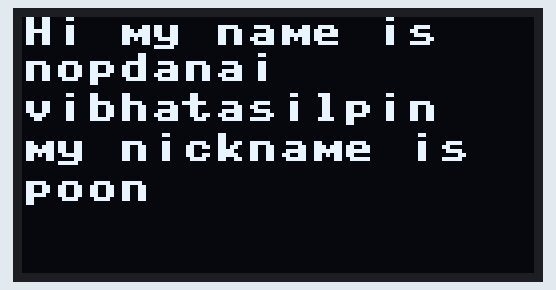
The program below on a simulated Raspberry Pi Pico running MicroPython. On the bench: 128×64 one-colour display. Library files of the repository ran but are not shown: ssd1306.py; what the program prints to the serial console is not drawn.

Above: at 0.2 s.

The program:

oled.py
```python
###############################################################
# SSD1306 OLED Display I2C Tests with the Raspberry Pi Pico
# -- ADC Reading and Display of MEMS Microphone
#
# by Joshua Hrisko, Maker Portal LLC (c) 2021
#
#
# Based on the Pico Micropython repository at:
# https://github.com/raspberrypi/pico-micropython-examples/tree/master/i2c/1306oled
###############################################################
#
#
from machine import Pin, I2C, ADC
from ssd1306 import SSD1306_I2C
import framebuf,sys,time

pix_res_x  = 128 # SSD1306 horizontal resolution
pix_res_y = 64   # SSD1306 vertical resolution

i2c_dev = I2C(1,scl=Pin(27),sda=Pin(26),freq=200000)  # start I2C on I2C1 (GPIO 26/27)
i2c_addr = [hex(ii) for ii in i2c_dev.scan()] # get I2C address in hex format
if i2c_addr==[]:
    print('No I2C Display Found')
    sys.exit() # exit routine if no dev found
else:
    print("I2C Address      : {}".format(i2c_addr[0])) # I2C device address
    print("I2C Configuration: {}".format(i2c_dev)) # print I2C params


oled = SSD1306_I2C(pix_res_x, pix_res_y, i2c_dev) # oled controller

#oled.write_cmd(0xc0) # flip display to place 0,0 at lower-left corner
adc_2 = machine.ADC(2) # ADC channel 2 for input
while True:
    oled.fill(0) # clear the display
    #for jj in range(pix_res_x): # loop through horizontal display resolution
    #    adc_pt = adc_2.read_u16() # read adc and get 16-bit data point
    #    plot_pt = (adc_pt/((2**16)-1))*(pix_res_y-1) # convert to OLED pixels
    #    oled.text('.',jj,int(plot_pt)) # update x=jj with data point
    oled.text('Hi my name is',0,0)
    oled.text('nopdanai',0,9)
    oled.text('vibhatasilpin',0,19)
    oled.text('my nickname is',0,29)
    oled.text('poon',0,39)
    oled.show() # show the new text and image
```
